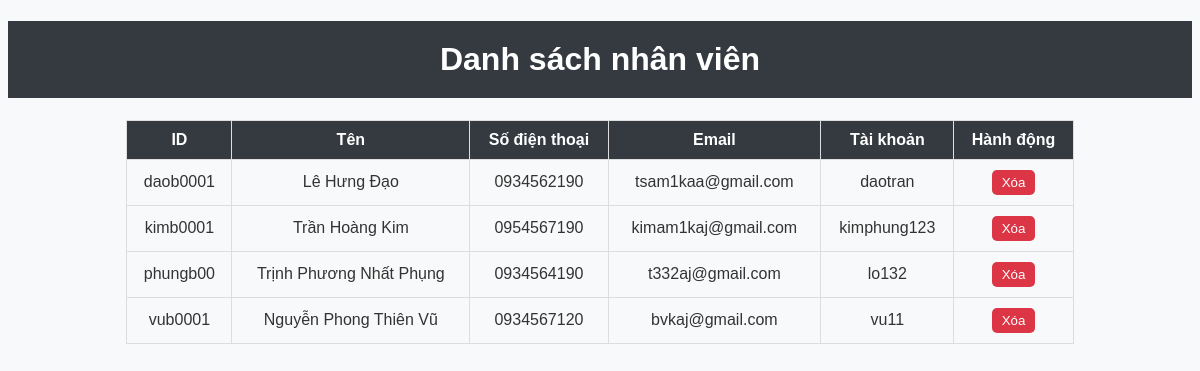
/employee_list.php, run on the app's committed database.
### tables this page shows
create table if not exists `T_EMPLOYEE` (
	`EMP_ID` char (8) not null,
    `EMP_NAME` varchar(255)  NOT NULL,
    `EMP_PHONE` varchar(11)  NOT NULL UNIQUE,
    `EMP_EMAIL` varchar(255)  NOT NULL UNIQUE,
    `EMP_ACCOUNT` varchar(255)  NOT NULL UNIQUE,
    `EMP_PASSWORD` varchar(255)  NOT NULL,
    PRIMARY KEY (`EMP_ID`)
);

### employee_list.php (the view, shortened to what this page needs)
<!DOCTYPE html>
<html lang="en">
<head>
</head>
<body>
    <h1>Danh sách nhân viên</h1>
    <?php
    $dbConnection = new DBConnection();
    $conn = $dbConnection->conn;
    $sql = "SELECT * FROM T_EMPLOYEE WHERE EMP_ACCOUNT NOT LIKE '%admin%'";
    $result = $conn->query($sql);
    if ($result->num_rows > 0) {
        echo "<table>";
        echo "<tr><th>ID</th><th>Tên</th><th>Số điện thoại</th><th>Email</th><th>Tài khoản</th><th>Hành động</th></tr>";
        while ($row = $result->fetch_assoc()) {
            echo "<tr>";
            echo "<td>" . htmlspecialchars($row['EMP_ID']) . "</td>";
            echo "<td>" . htmlspecialchars($row['EMP_NAME']) . "</td>";
            echo "<td>" . htmlspecialchars($row['EMP_PHONE']) . "</td>";
            echo "<td>" . htmlspecialchars($row['EMP_EMAIL']) . "</td>";
            echo "<td>" . htmlspecialchars($row['EMP_ACCOUNT']) . "</td>";
            echo "<td>
                    <form action='delete_emp.php' method='POST' onsubmit='return confirm(\"Bạn có chắc chắn muốn xóa nhân viên này?\");'>
                        <input type='hidden' name='emp_id' value='" . htmlspecialchars($row['EMP_ID']) . "'>
                        <button type='submit' class='delete-button'>Xóa</button>
                    </form>
                </td>";
            echo "</tr>";
        }
        echo "</table>";
    } else {
        echo "<p>Không có nhân viên nào.</p>";
    }
    ?>
</body>
</html>

### employee_list.php (style rules this page uses)
body { font-family: Arial, sans-serif; background-color: #f8f9fa; color: #333; }
h1 { text-align: center; padding: 20px; background-color: #343a40; color: #fff; }
table { width: 80%; margin: 0 auto; border-collapse: collapse; }
th, td { padding: 10px; border: 1px solid #ddd; text-align: center; }
th { background-color: #343a40; color: #fff; }
.delete-button { background-color: #dc3545; color: #fff; border: none; padding: 5px 10px; border-radius: 5px; cursor: pointer; }

### data on the page
t_employee: EMP_ID "daob0001", EMP_NAME "Lê Hưng Đạo", EMP_PHONE "0934562190", EMP_EMAIL "tsam1kaa@gmail.com", EMP_ACCOUNT "daotran"
t_employee: EMP_ID "kimb0001", EMP_NAME "Trần Hoàng Kim", EMP_PHONE "0954567190", EMP_EMAIL "kimam1kaj@gmail.com", EMP_ACCOUNT "kimphung123"
t_employee: EMP_ID "phungb00", EMP_NAME "Trịnh Phương Nhất Phụng", EMP_PHONE "0934564190", EMP_EMAIL "t332aj@gmail.com", EMP_ACCOUNT "lo132"
t_employee: EMP_ID "vub0001", EMP_NAME "Nguyễn Phong Thiên Vũ", EMP_PHONE "0934567120", EMP_EMAIL "bvkaj@gmail.com", EMP_ACCOUNT "vu11"
